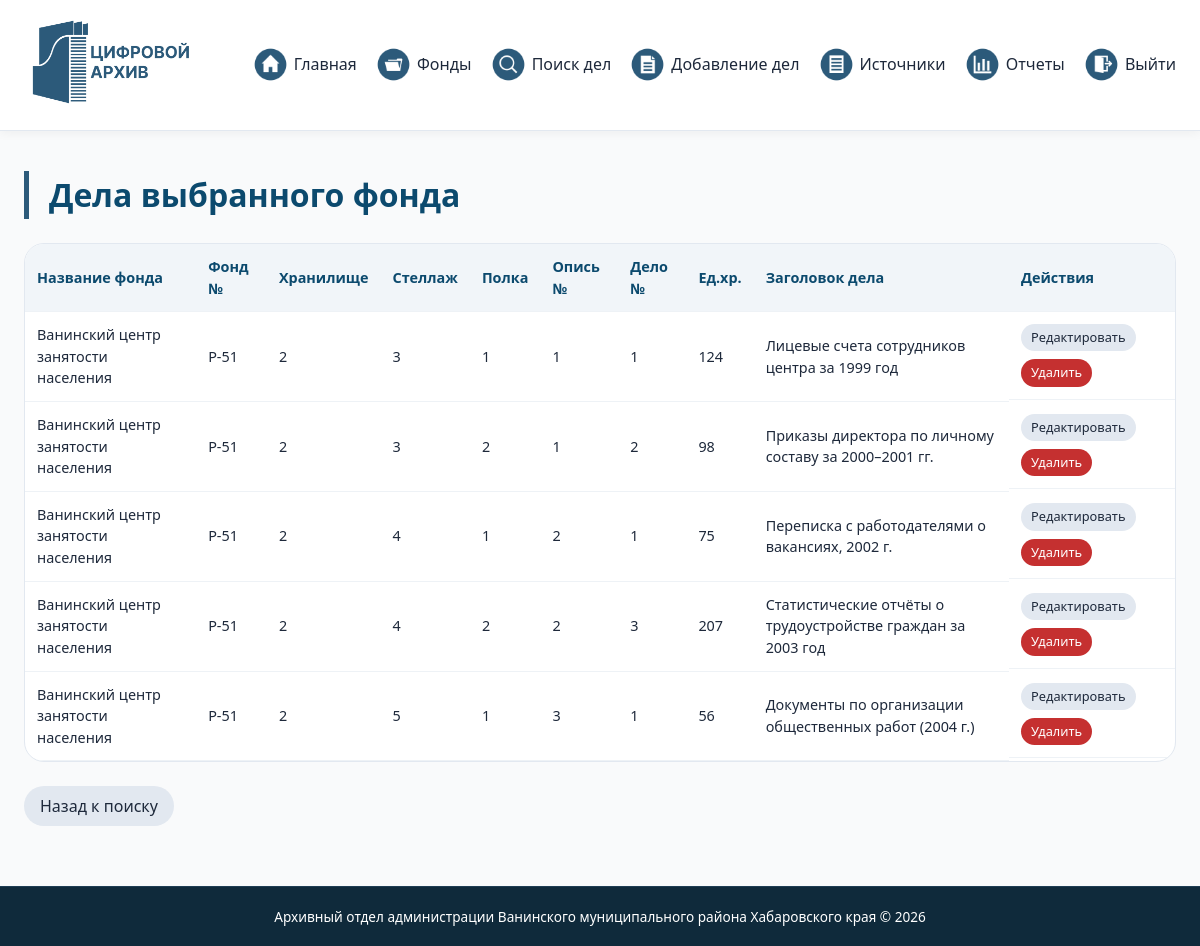
Page /search_results.php?fund_id=1 (signed in) on the committed database.
### tables this page shows
CREATE TABLE `storage_units` (
  `id` int(11) NOT NULL,
  `fund_id` int(11) NOT NULL,
  `storage_number` varchar(20) DEFAULT NULL,
  `shelf_number` varchar(20) DEFAULT NULL,
  `rack_number` varchar(20) DEFAULT NULL,
  `inventory_number` varchar(20) DEFAULT NULL,
  `case_number` varchar(20) DEFAULT NULL,
  `pages` int(11) DEFAULT 0,
  `title` text DEFAULT NULL
);

CREATE TABLE `funds` (
  `id` int(11) NOT NULL,
  `fund_number` varchar(20) NOT NULL,
  `fund_name` varchar(255) NOT NULL,
  `extreme_dates` varchar(50) DEFAULT NULL
);

### search_results.php (the view, shortened to what this page needs)
<?php
require_once 'header.php';
$fund_id = $_GET['fund_id'] ?? 0;
$cases = [];
$titleInfo = '';
if ($fund_id) {
    $sql = "SELECT s.*, f.fund_name, f.fund_number FROM storage_units s JOIN funds f ON s.fund_id = f.id WHERE f.id = ?";
    $params = [$fund_id];
    $stmt = $pdo->prepare($sql);
    $stmt->execute($params);
    $cases = $stmt->fetchAll();
    $titleInfo = "Дела выбранного фонда";
} else {
    header('Location: search.php');
    exit;
}
?>
<h1><?= htmlspecialchars($titleInfo) ?></h1>
<div class="table-wrapper">
    <table class="data-table">
        <thead>
            <tr>
                <th>Название фонда</th>
                <th>Фонд №</th>
                <th>Хранилище</th>
                <th>Стеллаж</th>
                <th>Полка</th>
                <th>Опись №</th>
                <th>Дело №</th>
                <th>Ед.хр.</th>
                <th>Заголовок дела</th>
                <th>Действия</th>
            </tr>
        </thead>
        <tbody>
            <?php foreach ($cases as $item): ?>
            <tr>
                <td><?= htmlspecialchars($item['fund_name']) ?></td>
                <td><?= htmlspecialchars($item['fund_number']) ?></td>
                <td><?= htmlspecialchars($item['storage_number']) ?></td>
                <td><?= htmlspecialchars($item['shelf_number']) ?></td>
                <td><?= htmlspecialchars($item['rack_number']) ?></td>
                <td><?= htmlspecialchars($item['inventory_number']) ?></td>
                <td><?= htmlspecialchars($item['case_number']) ?></td>
                <td><?= $item['pages'] ?></td>
                <td><?= htmlspecialchars($item['title']) ?></td>
                <td class="action-buttons">
                    <a href="edit_case.php?id=<?= $item['id'] ?>" class="btn-secondary btn-sm">Редактировать</a>
                    <a href="delete_case.php?id=<?= $item['id'] ?>" class="btn-danger btn-sm" onclick="return confirm('Удалить дело?')">Удалить</a>
                </td>
            </tr>
            <?php endforeach; ?>
        </tbody>
    </table>
</div>
<div><a href="search.php" class="btn-secondary">Назад к поиску</a></div>
<?php require_once 'footer.php'; ?>

### style.css (style rules this page uses)
* { margin: 0; padding: 0; box-sizing: border-box; }
body { font-family: 'Segoe UI', Roboto, 'Helvetica Neue', sans-serif; background-color: #f9fafb; color: #1e293b; line-height: 1.5; display: flex; flex-direction: column; min-height: 100vh; }
h1 { font-size: 2rem; margin-bottom: 1rem; color: #0c4a6e; border-left: 5px solid #2c5a7a; padding-left: 20px; }
.table-wrapper { overflow-x: auto; margin: 1.5rem 0; border-radius: 20px; border: 1px solid #e2e8f0; background: white; }
.data-table { width: 100%; border-collapse: collapse; font-size: 0.9rem; }
.data-table th, .data-table td { padding: 12px 12px; text-align: left; border-bottom: 1px solid #eef2f6; }
.data-table th { background-color: #f1f5f9; font-weight: 600; color: #0c4a6e; }
.btn-primary, .btn-secondary, .btn-danger { padding: 8px 16px; border: none; border-radius: 40px; cursor: pointer; font-weight: 500; transition: 0.2s; text-decoration: none; display: inline-block; }
.btn-secondary { background: #e2e8f0; color: #1e293b; }
.btn-danger { background: #c53030; color: white; }
.btn-sm { padding: 4px 10px; font-size: 0.8rem; }
.action-buttons { display: flex; gap: 8px; flex-wrap: wrap; }

### rows in the picture
storage_units: fund.fund_name "Ванинский центр занятости населения", fund.fund_number "Р-51", storage_number "2", shelf_number "3", rack_number "1", inventory_number "1", case_number "1", pages "124", title "Лицевые счета сотрудников центра за 1999 год"
storage_units: fund.fund_name "Ванинский центр занятости населения", fund.fund_number "Р-51", storage_number "2", shelf_number "3", rack_number "2", inventory_number "1", case_number "2", pages "98", title "Приказы директора по личному составу за 2000–2001 гг."
storage_units: fund.fund_name "Ванинский центр занятости населения", fund.fund_number "Р-51", storage_number "2", shelf_number "4", rack_number "1", inventory_number "2", case_number "1", pages "75", title "Переписка с работодателями о вакансиях, 2002 г."
storage_units: fund.fund_name "Ванинский центр занятости населения", fund.fund_number "Р-51", storage_number "2", shelf_number "4", rack_number "2", inventory_number "2", case_number "3", pages "207", title "Статистические отчёты о трудоустройстве граждан за 2003 год"
storage_units: fund.fund_name "Ванинский центр занятости населения", fund.fund_number "Р-51", storage_number "2", shelf_number "5", rack_number "1", inventory_number "3", case_number "1", pages "56", title "Документы по организации общественных работ (2004 г.)"

### other values in the picture
$titleInfo "Дела выбранного фонда"
